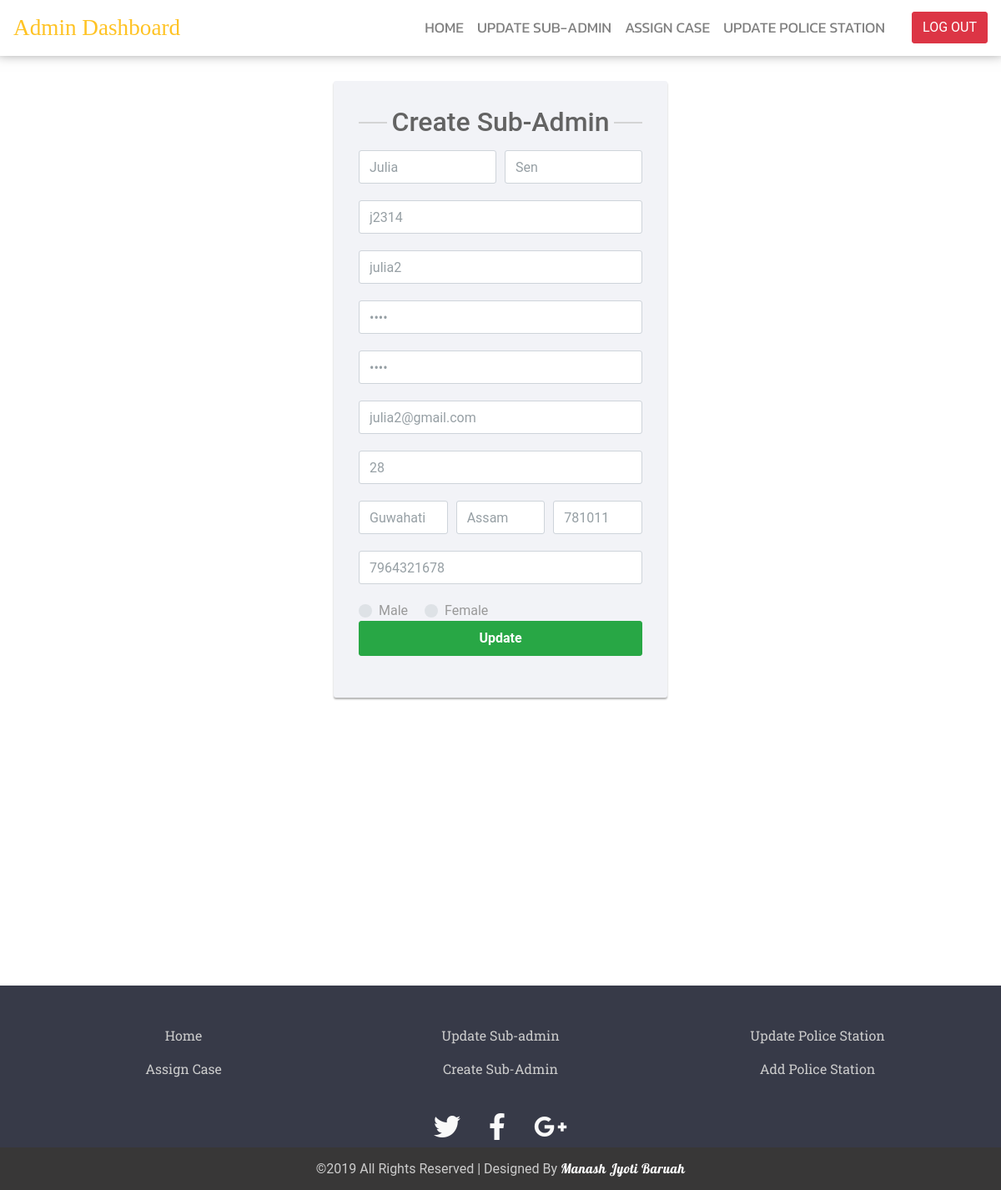
The app's page /dashboard/admin_dashboard_menus/sa_edit.php?edit=julia2 with its own data.
### tables this page shows
CREATE TABLE IF NOT EXISTS `create_subadmin` (
  `first_name` text NOT NULL,
  `last_name` text NOT NULL,
  `ioid` varchar(30) NOT NULL,
  `uname` varchar(20) NOT NULL,
  `pass` varchar(20) NOT NULL,
  `cpass` varchar(20) NOT NULL,
  `email` varchar(30) NOT NULL,
  `age` int(20) NOT NULL,
  `city` text NOT NULL,
  `state` text NOT NULL,
  `zcode` bigint(40) NOT NULL,
  `phoneno` bigint(40) NOT NULL,
  `gender` char(1) NOT NULL,
  PRIMARY KEY (`uname`),
  UNIQUE KEY `uname` (`uname`,`pass`)
);

### dashboard/admin_dashboard_menus/sa_edit.php (the view, shortened to what this page needs)
<!DOCTYPE html>
<html>
<head>
	<link rel="stylesheet" href="https://use.fontawesome.com/releases/v5.8.1/css/all.css">
	<link rel="stylesheet" href="https://maxcdn.bootstrapcdn.com/bootstrap/4.0.0/css/bootstrap.min.css">
	<link rel="stylesheet" type="text/css" href="sa_edit_style.css">
</head>
<body>
		<nav class="navbar navbar-expand-lg navbar-light sticky-top navbar-custom">
			<a class="navbar-brand" href="#">Admin Dashboard</a>
			<div class="collapse navbar-collapse" id="navbarSupportedContent">
				<ul class="navbar-nav mr-auto w-100 justify-content-end px-4">
					<li class="nav-item active"><a href="../admin_dashboard.php" class="nav-link">HOME</a></li>
					<li class="nav-item"><a href="../admin_dashboard_menus/update_sa.php" class="nav-link">UPDATE SUB-ADMIN</a></li>
					<li class="nav-item"><a href="case_admin.php" class="nav-link">ASSIGN CASE</a></li>
					<li class="nav-item"><a href="update_ps.php" class="nav-link">UPDATE POLICE STATION</a></li>
				</ul>
				<a href="../../php/admin_logout.php"><button type="button" class="btn btn-danger">LOG OUT</button></a>
			</div>
		</nav>
		<?php
			include("connectioni.php");
			$edit_record = $_GET['edit'];
			$rs=mysqli_query($con,"SELECT * FROM `create_subadmin` WHERE uname='$edit_record'");
			while($row=mysqli_fetch_array($rs))
			{
		?>
		<div class="content">
			<section class="justify-content-center">
			<div class="signup-form ">
		    <form action="sa_edit_later.php" method="POST">
				<h2>Create Sub-Admin</h2>
		        <div class="form-group">
					<div class="form-row">
		    			<div class="col">
		      				<input type="text" class="form-control" placeholder="First name" name="first_name" value="<?php echo $row['first_name']; ?>">
		    			</div>
		    			<div class="col">
		      				<input type="text" class="form-control" placeholder="Last name" name="last_name" value="<?php echo $row['last_name']; ?>">
		    			</div>
		  			</div>
		       </div>
		       <div class="form-group">
		        	<input type="text" class="form-control" name="ioid" placeholder="Investigating Officer id" required="required" value="<?php echo $row['ioid']; ?>">
		        </div>
		        <div class="form-group">
		        	<input type="text" class="form-control" name="uname" placeholder="Username" required="required" value="<?php echo $row['uname']; ?>">
		        </div>
				<div class="form-group">
		            <input type="password" class="form-control" name="pass" placeholder="Password" required="required" value="<?php echo $row['pass']; ?>">
		        </div>
				<div class="form-group">
		            <input type="password" class="form-control" name="cpass" placeholder="Confirm Password" required="required" value="<?php echo $row['cpass']; ?>">
		        </div>
		        <div class="form-group">
		        	<input type="email" class="form-control" name="email" placeholder="Email" required="required" value="<?php echo $row['email']; ?>">
		        </div>
		        <div class="form-group">
		        	<input type="text" class="form-control" name="age" placeholder="Age" required="required" value="<?php echo $row['age']; ?>">
		        </div>
		          <div class="form-group">
					<div class="form-row">
		    			<div class="col">
		      				<input type="text" class="form-control" placeholder="City" name="city" value="<?php echo $row['city']; ?>">
		    			</div>
		    			<div class="col">
		      				<input type="text" class="form-control" placeholder="State" name="state" value="<?php echo $row['state']; ?>">
		    			</div>
		    			<div class="col">
		      				<input type="text" class="form-control" placeholder="Zip Code" name="zcode" value="<?php echo $row['zcode']; ?>">
		    			</div>
		  			</div>
		       </div>
				<div class="form-group">
		        	<input type="text" class="form-control" name="phoneno" placeholder="Phone no" required="required" value="<?php echo $row['phoneno']; ?>">
		        </div>
		        <div class="custom-control custom-radio custom-control-inline">
				  <label class="custom-control-label" for="customRadioInline1" >Male</label>
				</div>
				<div class="custom-control custom-radio custom-control-inline">
				  <label class="custom-control-label" for="customRadioInline2" >Female</label>
				</div>
				<div class="form-group"><a href="sa_edit_later.php">
		            <button type="submit" name="submit" class="btn btn-success btn-lg btn-block">Update</button></a>
		        </div>
		    </form>
		</div>
		</section>
<?php
		}
?>
</div>
	<footer id="site-footer">
			<div class="container">
				<div class="row text-center custom-list">
					<div class="col-sm-4">
						<ul class="list-unstyled">
						<li><a href="../admin_dashboard.php" class="nav-link">Home</a></li>
						<li><a href="case_admin.php" class="nav-link">Assign Case</a></li>
					</ul>
					</div>
					<div class="col-sm-4">
						<ul class="list-unstyled">
							<li><a href="update_sa.php" class="nav-link">Update Sub-admin</a></li>
							<li><a href="../../subadminRegister.php" class="nav-link">Create Sub-Admin</a></li>
						</ul>
					</div>
					<div class="col-sm-4">
						<ul class="list-unstyled">
							<li><a href="update_ps.php" class="nav-link">Update Police Station</a></li>
							<li><a href="ps_section/add_ps.php" class="nav-link">Add Police Station</a></li>
						</ul>
					</div>
				</div>
			</div>
			<div class="social-networks">
				<a href="https://www.twitter.com/ocms" class="twitter"><i class="fab fa-twitter"></i></a>
				<a href="https://www.facebook.com/ocms" class="facebook"><i class="fab fa-facebook-f"></i></a>
				<a href="mailto:ocms@gmail.com?subject=Mail from Our Site" class="google"><i class="fab fa-google-plus-g"></i></a>
			</div>
			<div class="footer-copyright">
            	<p>&copy;2019 All Rights Reserved | Designed By <a href="https://www.linkedin.com/in/manashjb/"><span>Manash Jyoti Baruah</span></a> </p>
        	</div>
		</footer>
</body>
</html>

### dashboard/admin_dashboard_menus/sa_edit_style.css (style rules this page uses)
body { color: #fff; background: #ffff; font-family: 'Roboto', sans-serif; min-height: 100%; padding-bottom: 200px; position: relative; }
.form-control { height: 40px; box-shadow: none; color: #969fa4; }
.form-control, .btn { border-radius: 3px; }
.signup-form { width: 400px; margin: 0 auto; padding: 30px 0; }
.signup-form h2 { color: #636363; margin: 0 0 15px; position: relative; text-align: center; }
.signup-form h2:before, .signup-form h2:after { content: ""; height: 2px; width: 10%; background: #d4d4d4; position: absolute; top: 50%; z-index: 2; }
.signup-form h2:before { left: 0; }
.signup-form h2:after { right: 0; }
.signup-form form { color: #999; border-radius: 3px; margin-bottom: 15px; background: #f2f3f7; box-shadow: 0px 2px 2px rgba(0, 0, 0, 0.3); padding: 30px; }
.signup-form .form-group { margin-bottom: 20px; }
.signup-form .btn { font-size: 16px; font-weight: bold; min-width: 140px; outline: none !important; }
.signup-form a { color: #fff; text-decoration: underline; }
.signup-form form a { color: #5cb85c; text-decoration: none; }
.navbar-custom { background: #ffff; -webkit-box-shadow:0 -0.4rem 0.9rem 0.2rem rgba(0,0,0,.5); -moz-box-shadow: -0.4rem 0.9rem 0.2rem rgba(0,0,0,.5):; box-shadow:0 -0.4rem 0.9rem 0.2rem rgba(0,0,0,.5); }
#navbarSupportedContent li a { color: grey !important; font-family: 'Kanit', sans-serif; font-size: 1.1em; }
.navbar-brand { color: #ffc324 !important; font-family: 'Cinzel', serif; font-size: 1.7em; }
.content { position:relative; padding-bottom: 100px; }
#site-footer { background-color: #373a48; color:white; height: 200px; position: absolute; left: 0 ; right: 0; bottom: 0; margin-bottom: -200px; }
#site-footer .custom-list { margin-top: 40px; color: #fff !important; }
#site-footer li a { color: #ccc; font-family: 'Roboto Slab', serif; }
#site-footer .social-networks { text-align: center; padding-top: 10px; padding-bottom: 0; }
#site-footer .social-networks a { margin-right: 5px; margin-left: 5px; font-size: 32px; color: #f9f9f9; padding: 10px; transition: 0.2s; }
#site-footer .footer-copyright { background-color: #383737; padding-top:3px; padding-bottom:3px; text-align: center; }
#site-footer .footer-copyright p { margin:10px; color: #ccc; }
#site-footer span { font-family: 'Lobster', cursive; letter-spacing: 0.5px; color: #fff; }

### records on screen
create_subadmin: first_name "Julia", last_name "Sen", ioid "j2314", uname "julia2", email "julia2@gmail.com", age "28", city "Guwahati", state "Assam", zcode "781011", phoneno "7964321678"
